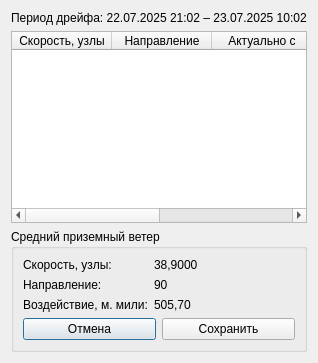
<?xml version="1.0" encoding="UTF-8"?>
<ui version="4.0">
 <class>WindSummaryForm</class>
 <widget class="QDialog" name="WindSummaryForm">
  <property name="windowTitle">
   <string>Расчёт среднего ветра (ASW)</string>
  </property>
   <layout class="QVBoxLayout" name="vboxMain">
     <item>
      <widget class="QLabel" name="labelPeriod">
      <property name="text"><string>Период дрейфа: 22.07.2025 21:02 – 23.07.2025 10:02</string></property>
     </widget>
     </item>
     <item>
      <widget class="QTableWidget" name="tableVectors">
      <property name="columnCount"><number>4</number></property>
      <column>
        <property name="text"><string>Скорость, узлы</string></property>
      </column>
      <column>
        <property name="text"><string>Направление</string></property>
      </column>
      <column>
        <property name="text"><string>Актуально с</string></property>
      </column>
      <column>
        <property name="text"><string>Актуально по</string></property>
      </column>
     </widget>
     </item>
     <item>
      <widget class="QGroupBox" name="boxSummary">
      <property name="title"><string>Средний приземный ветер</string></property>
      <layout class="QFormLayout" name="formSummary">
        <item row="0" column="0">
          <widget class="QLabel" name="labelSpeed">
            <property name="text"><string>Скорость, узлы:</string></property>
          </widget>
        </item>
        <item row="0" column="1">
          <widget class="QLabel" name="labelSpeedValue">
            <property name="text"><string>38,9000</string></property>
          </widget>
        </item>
        <item row="1" column="0">
          <widget class="QLabel" name="labelDir">
            <property name="text"><string>Направление:</string></property>
          </widget>
        </item>
        <item row="1" column="1">
          <widget class="QLabel" name="labelDirValue">
            <property name="text"><string>90</string></property>
          </widget>
        </item>
        <item row="2" column="0">
          <widget class="QLabel" name="labelImpact">
            <property name="text"><string>Воздействие, м. мили:</string></property>
          </widget>
        </item>
        <item row="2" column="1">
          <widget class="QLabel" name="labelImpactValue">
            <property name="text"><string>505,70</string></property>
          </widget>
        </item>
        <item row="3" column="0" colspan="2">
          <layout class="QHBoxLayout" name="buttons">
            <item>
              <widget class="QPushButton" name="buttonCancel">
                <property name="text"><string>Отмена</string></property>
              </widget>
            </item>
            <item>
              <widget class="QPushButton" name="buttonSave">
                <property name="text"><string>Сохранить</string></property>
              </widget>
            </item>
          </layout>
        </item>
        </layout>
      </widget>
      </item>
    </layout>
 </widget>
 <resources/>
 <connections/>
</ui>
